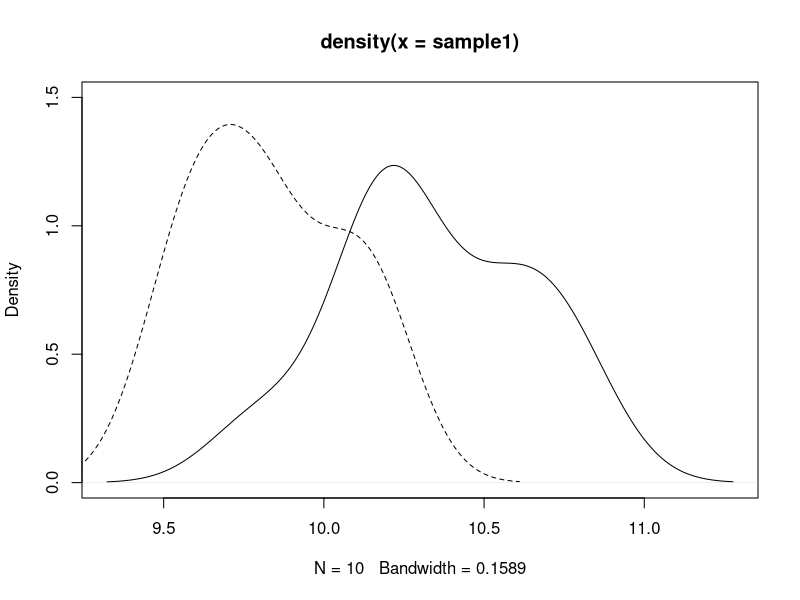
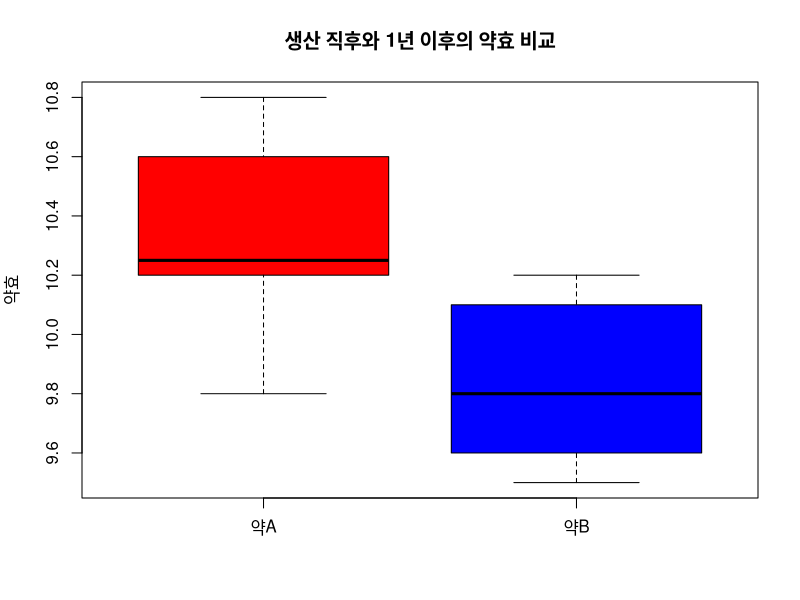
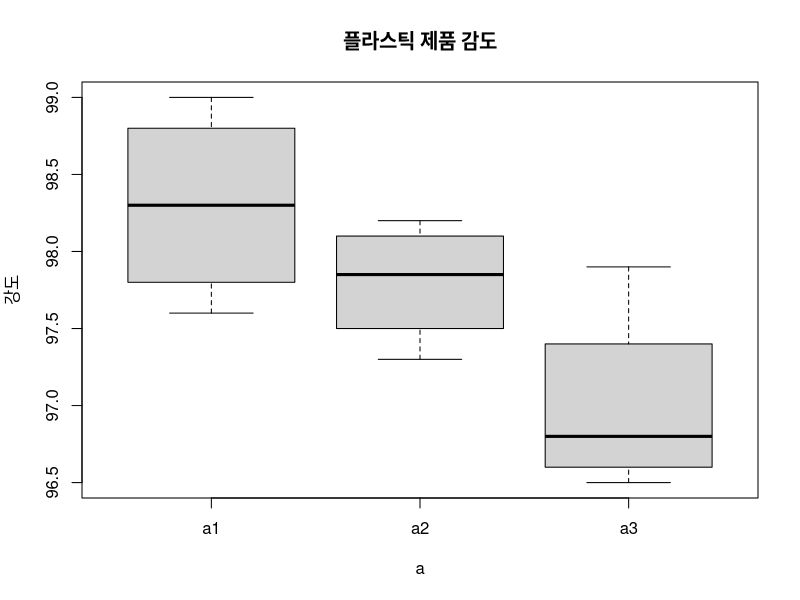
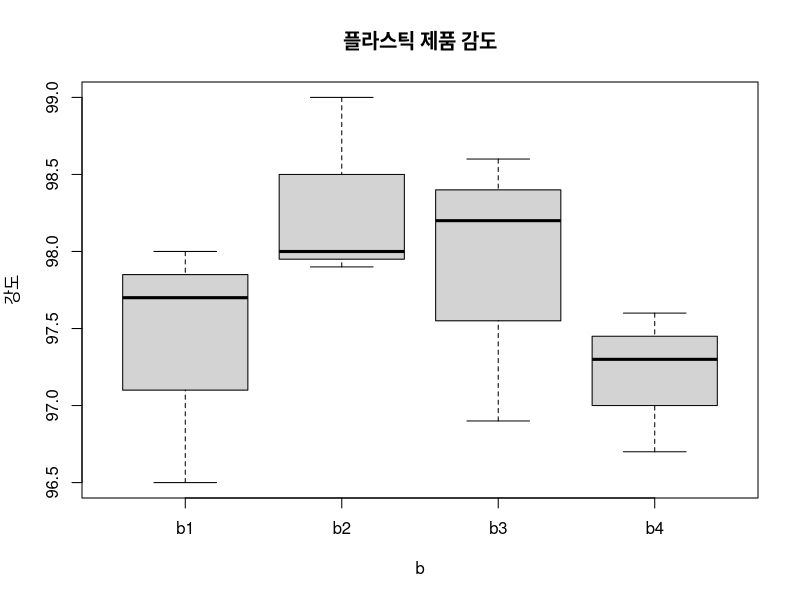
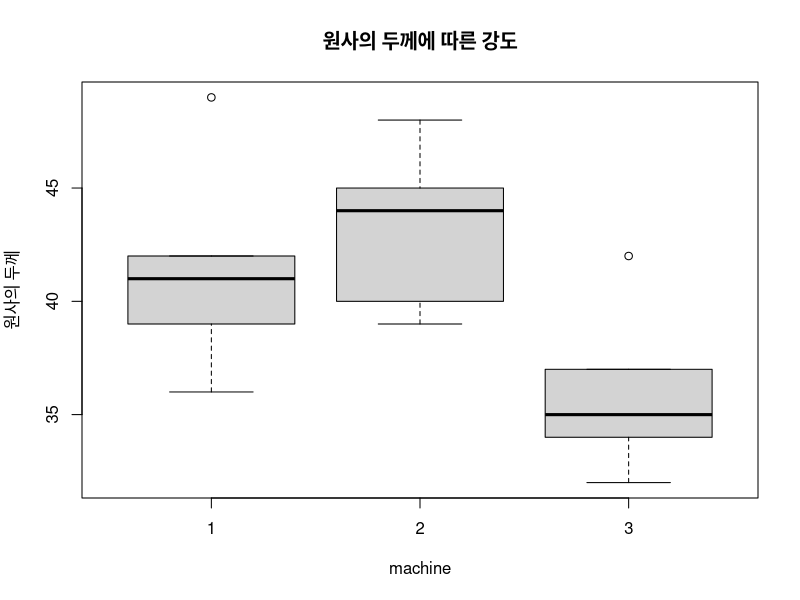
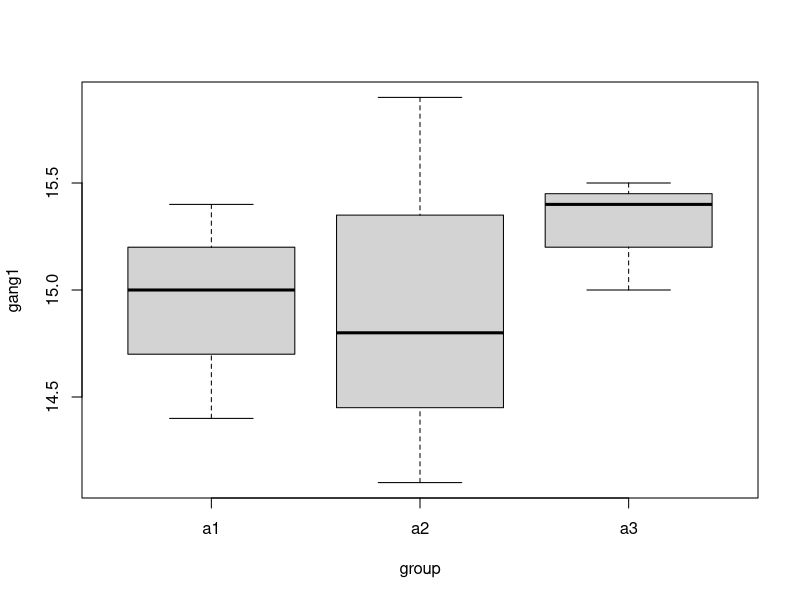

The R script that drew these images, in order:
# 두 모집단의 비교
sample1 <- c(10.2, 10.5, 10.3, 10.8, 9.8, 10.6, 10.7, 10.2, 10.1, 10.2)
sample2 <- c(9.8, 9.6, 10.1, 10.2, 10.1, 9.7, 9.5, 9.6, 9.8, 9.9)
plot(density(sample1), lty = 1, ylim = c(0, 1.5))
lines(density(sample2), lty = 2, ylim = c(0, 1.5))
boxplot(sample1, sample2, ylab = "약효",
        names = c("약A", "약B"), col = c("red", "blue"),
    main = "생산 직후와 1년 이후의 약효 비교")
# 두 집단의 평균이 값이 같은지 검정
t.test(sample1, sample2, var.equal = TRUE)

# 짝지어진 데이터의 비교
# 운동화의 밑창에 사용되는 두 가지 재질의 내구성을 비교하기 위해
# 10쌍의 운동화를 만들어 각각의 내구성을 비교하였다.

# 랜덤화블록계획
y <- c(98, 99, 98.6, 97.6, 97.7, 98, 98.2, 97.3, 96.5, 97.9, 96.9, 96.7)
a <- c(rep(1, 4), rep(2, 4), rep(3, 4))
b <- c(rep(c(1, 2, 3, 4), 3))
strength <- data.frame(y, a, b)
strength$a <- factor(strength$a, levels = c(1, 2, 3), labels = c("a1", "a2", "a3"))
strength$b <- factor(strength$b, levels = c(1, 2, 3, 4), labels = c("b1", "b2", "b3", "b4"))
boxplot(y ~ a, data = strength, ylab = "강도", main = "플라스틱 제품 감도")
boxplot(y ~ b, data = strength, ylab = "강도", main = "플라스틱 제품 감도")

anova <- aov(y ~ a + b, data = strength)
summary(anova)

# 공분산분석
# 원사의 두께
du <- c(20, 25, 24, 25, 32, 22, 28, 22, 30, 28, 21, 23, 26, 21, 15)
gang <- c(36, 41, 39, 42, 49, 40, 48, 39, 45, 44, 35, 37, 42, 34, 32)
machine <- c('1', '2', '3')
machine <- rep(machine, c(5, 5, 5 ))
textile.data <- data.frame(du, gang, machine)
boxplot(gang ~ machine, data = textile.data, ylab = "원사의 두께", main = "원사의 두께에 따른 강도")
# 일원배치
oneway.out <- aov(gang ~ machine, data = textile.data)
summary(oneway.out)
# 공분산
anova <- aov(gang ~ du + machine, data = textile.data)
summary(anova)



# 일원배치
a1 <- c(15.4, 14.4, 15.0)
a2 <- c(15.9, 14.8, 14.1)
a3 <- c(15.5, 15.4, 15.0)
gang1 <- c(a1, a2, a3)
group <- c("a1", "a2", "a3")
group <- rep(group, c(3, 3, 3))
gang1.dat <- data.frame(group, gang1)
tapply(gang1, group, sum)
tapply(gang1, group, mean)
boxplot(gang1 ~ group)
aov.out <- aov(gang1 ~ group, data = gang1.dat)
summary(aov.out)

sqrt(0.3822/3)



